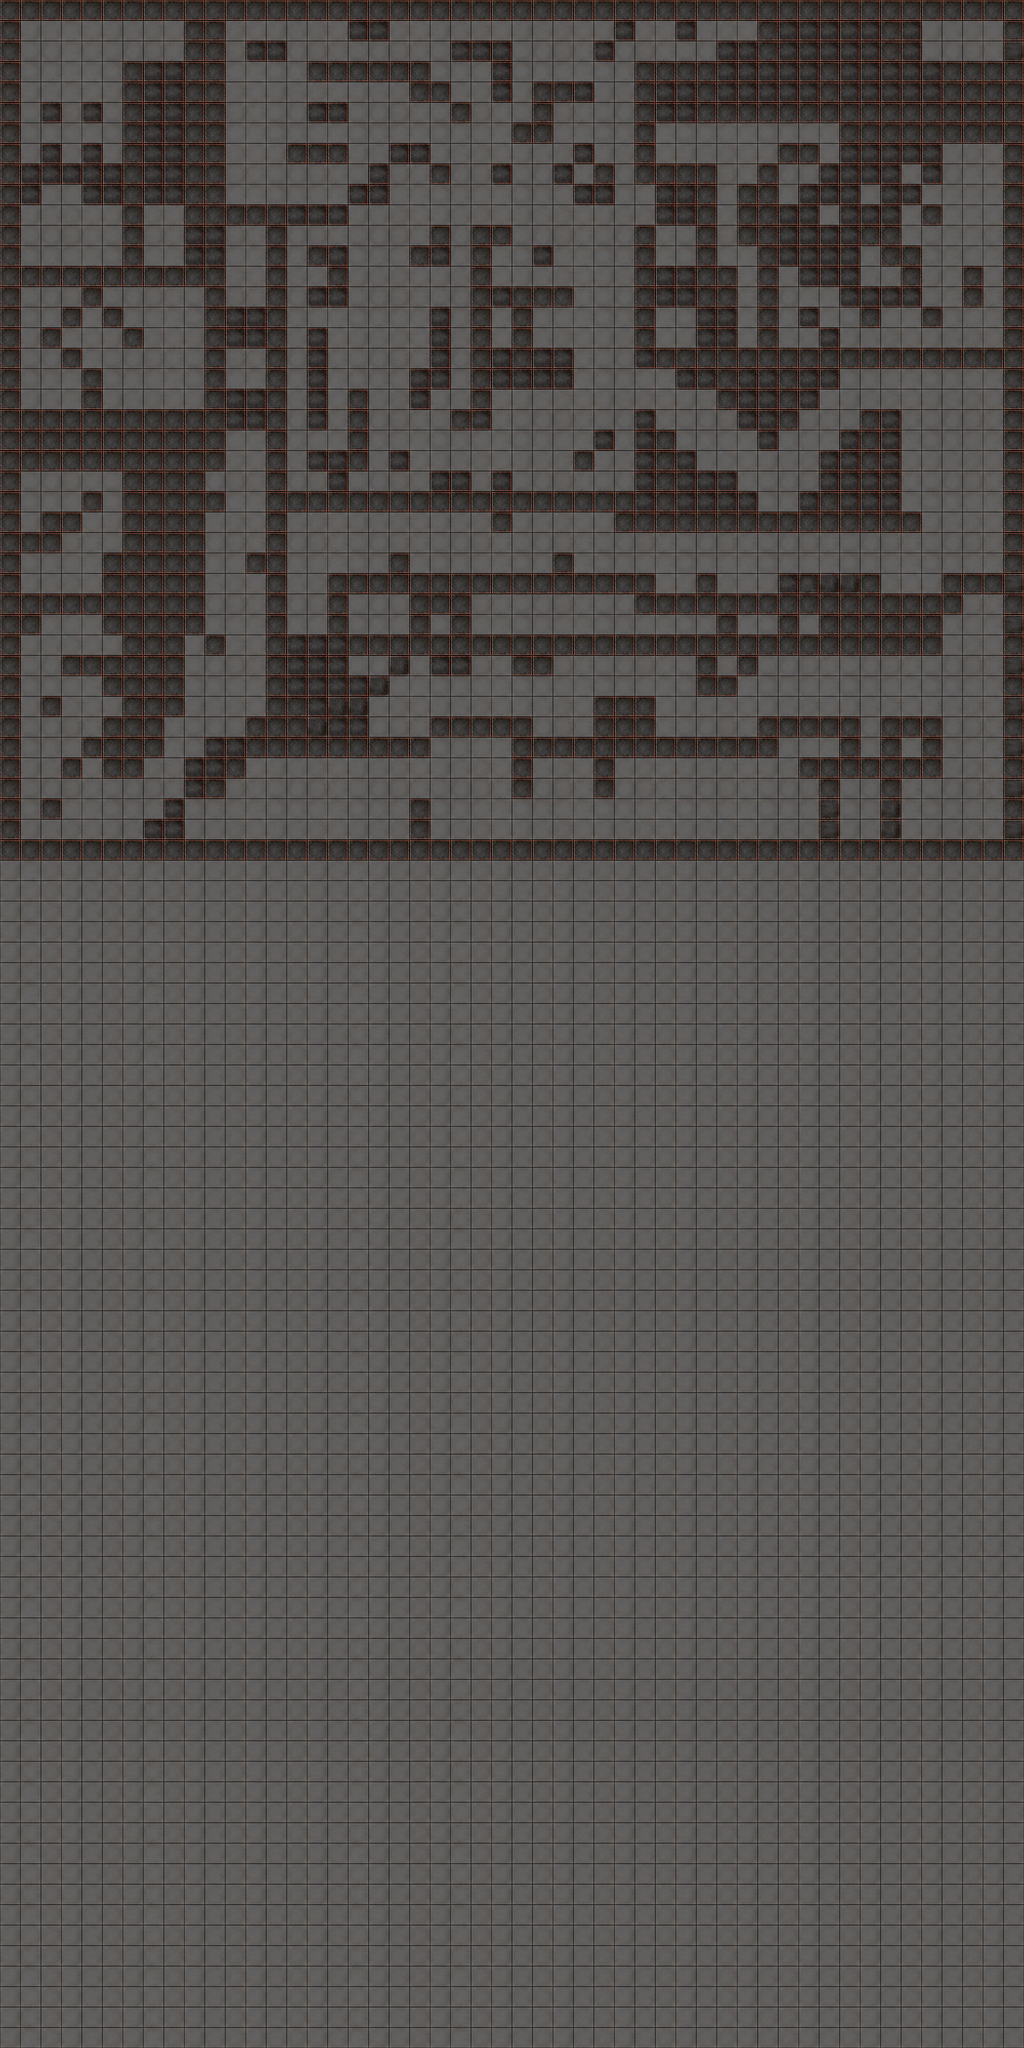

Tiled map render using the project's own tile images. Description and the map definition, with tile-layer contents summarised, below:
An orthogonal 50x100 tile map with 64x64 px tiles, 2 tile layers (bottom, walls), 2 tilesets.

<map version="1.0" orientation="orthogonal" renderorder="right-down" width="50" height="100" tilewidth="64" tileheight="64" nextobjectid="1">
 <tileset firstgid="1" name="tile_1" tilewidth="64" tileheight="64" tilecount="16">
  <image source="tile_1.png" width="256" height="256" />
 </tileset>
 <tileset firstgid="17" name="tile_2" tilewidth="64" tileheight="64" tilecount="16">
  <image source="tile_2.png" width="256" height="256" />
  <tile id="0">
   <properties>
    <property name="blocked" value="true" />
   </properties>
  </tile>
 </tileset>
 <layer name="bottom" width="50" height="100">
  <data>[5000 cells, 4961 non-empty, 12 distinct tile ids]</data>
 </layer>
 <layer name="walls" width="50" height="100">
  <properties>
   <property name="blocked" value="true" />
  </properties>
  <data>[5000 cells, 3896 non-empty, 11 distinct tile ids]</data>
 </layer>
</map>
